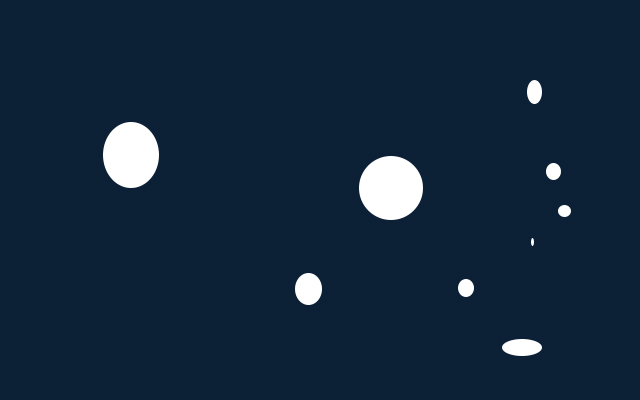
#> input picture blbT.jpg, 640 x 400 px
$ python blobTest.py   (older library calls are emulated)
#> lines starting #> are read from the running program, lines starting #| are printed output that depends on the picture
### softFunctions.py
# -*- coding: utf-8 -*-
"""
Created on Fri Dec 11 15:23:17 2015

Funkcije koriscenje za kolokvijum iz predmeta Soft Kompjuting 2015/16 (Uz neke izmene)

@author: aloha
"""

 #%% IMPORT ALL LIBRARIES

#import potrebnih biblioteka za K-means algoritam
# %matplotlib inline
import numpy as np
import matplotlib.pyplot as plt
from scipy.spatial import distance

#Sklearn biblioteka sa implementiranim K-means algoritmom
from sklearn import datasets
from sklearn.cluster import KMeans
# iris = datasets.load_iris() #Iris dataset koji će se koristiti kao primer https://en.wikipedia.org/wiki/Iris_flower_data_set

#import potrebnih biblioteka
import cv2
import collections

# keras
from keras.models import Sequential
from keras.layers.core import Dense,Activation
from keras.optimizers import SGD

import matplotlib.pylab as pylab
pylab.rcParams['figure.figsize'] = 16, 12 # za prikaz većih slika i plotova, zakomentarisati ako nije potrebno


#%% FUNCTIONS

#Funkcionalnost implementirana u V1
def load_image(path):
    return cv2.cvtColor(cv2.imread(path), cv2.COLOR_BGR2RGB)
def image_gray(image):
    return cv2.cvtColor(image, cv2.COLOR_RGB2GRAY)
# [4 lines left out: function image_bin, not called in this run]
def image_bin_v02(image_gs):
    ret,image_bin = cv2.threshold(image_gs, 200, 255, cv2.THRESH_BINARY)

def image_bin_adaptive(image_gs):
    image_bin = cv2.adaptiveThreshold(image_gs, 255, cv2.ADAPTIVE_THRESH_MEAN_C, cv2.THRESH_BINARY, 35, 10)
    return image_bin
def invert(image):
    return 255-image
# [4 lines left out: function remove_noise, not called in this run]
def display_image(image, color= False):
    if color:
        plt.imshow(image)
    else:
        plt.imshow(image, 'gray')
def dilate(image):
    kernel = np.ones((3,3)) # strukturni element 3x3 blok
    return cv2.dilate(image, kernel, iterations=1)
def erode(image):
    kernel = np.ones((3,3)) # strukturni element 3x3 blok
    return cv2.erode(image, kernel, iterations=1)

#Funkcionalnost implementirana u V2
def resize_region(region):
    resized = cv2.resize(region,(28,28), interpolation = cv2.INTER_NEAREST)
    return resized
def scale_to_range(image):
    return image / 255
def matrix_to_vector(image):
    return image.flatten()
# [5 lines left out: function prepare_for_ann, not called in this run]
def convert_output(outputs):
    return np.eye(len(outputs))
def winner(output):
    return max(enumerate(output), key=lambda x: x[1])[0]


# [430 lines left out: functions select_roi, create_ann, train_ann, display_result, rotate_regions, merge_regions_my and 4 more, not called in this run]


# E _ N _ D

### blobTest.py
# -*- coding: utf-8 -*-
"""
Created on Fri Dec 11 18:15:21 2015

TODO
nasi uslovi

@author: aloha
"""

import softFunctions as sf
# Standard imports
import cv2
import numpy as np;

# Read image
im = cv2.imread("blbT.jpg", cv2.IMREAD_GRAYSCALE)
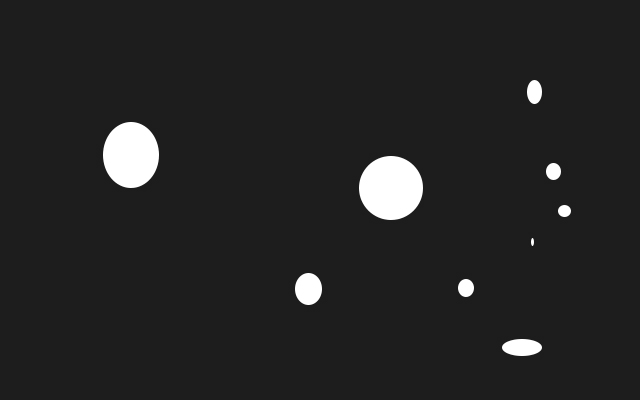
#> im: shape (400, 640); min 27, max 255, mean 36.2

#im=sf.invert(im)

# Set up the detector with default parameters.
detector = cv2.SimpleBlobDetector_create()

# Detect blobs.
keypoints = detector.detect(im)
#> keypoints = ()

# Draw detected blobs as red circles.
# cv2.DRAW_MATCHES_FLAGS_DRAW_RICH_KEYPOINTS ensures the size of the circle corresponds to the size of blob
im_with_keypoints = cv2.drawKeypoints(im, keypoints, np.array([]), (0,0,255), cv2.DRAW_MATCHES_FLAGS_DRAW_RICH_KEYPOINTS)

# Show keypoints

sf.display_image(im_with_keypoints)
#cv2.imshow("Keypoints", im_with_keypoints)
#cv2.waitKey(0)
